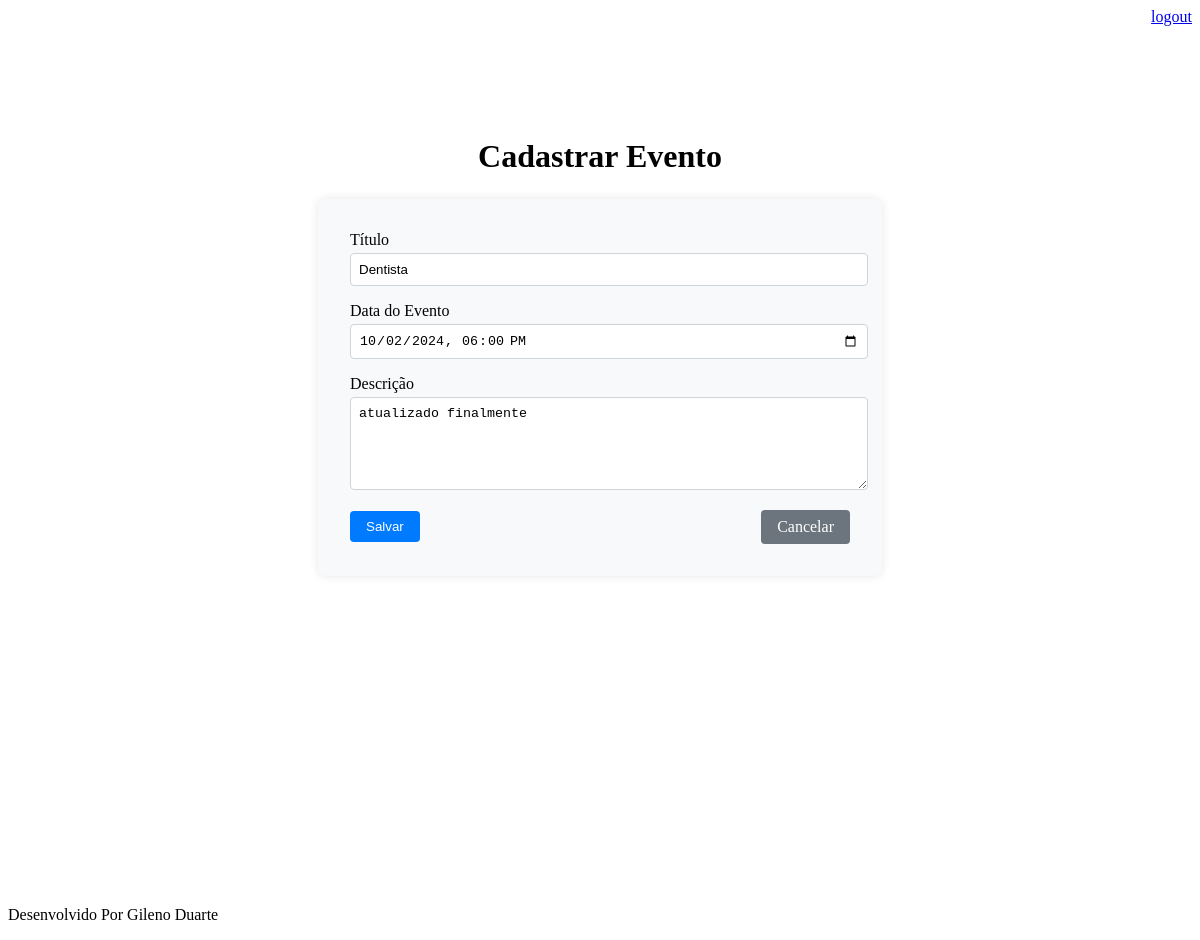
Page /agenda/evento/?id=19 (signed in) on the earlier database version.
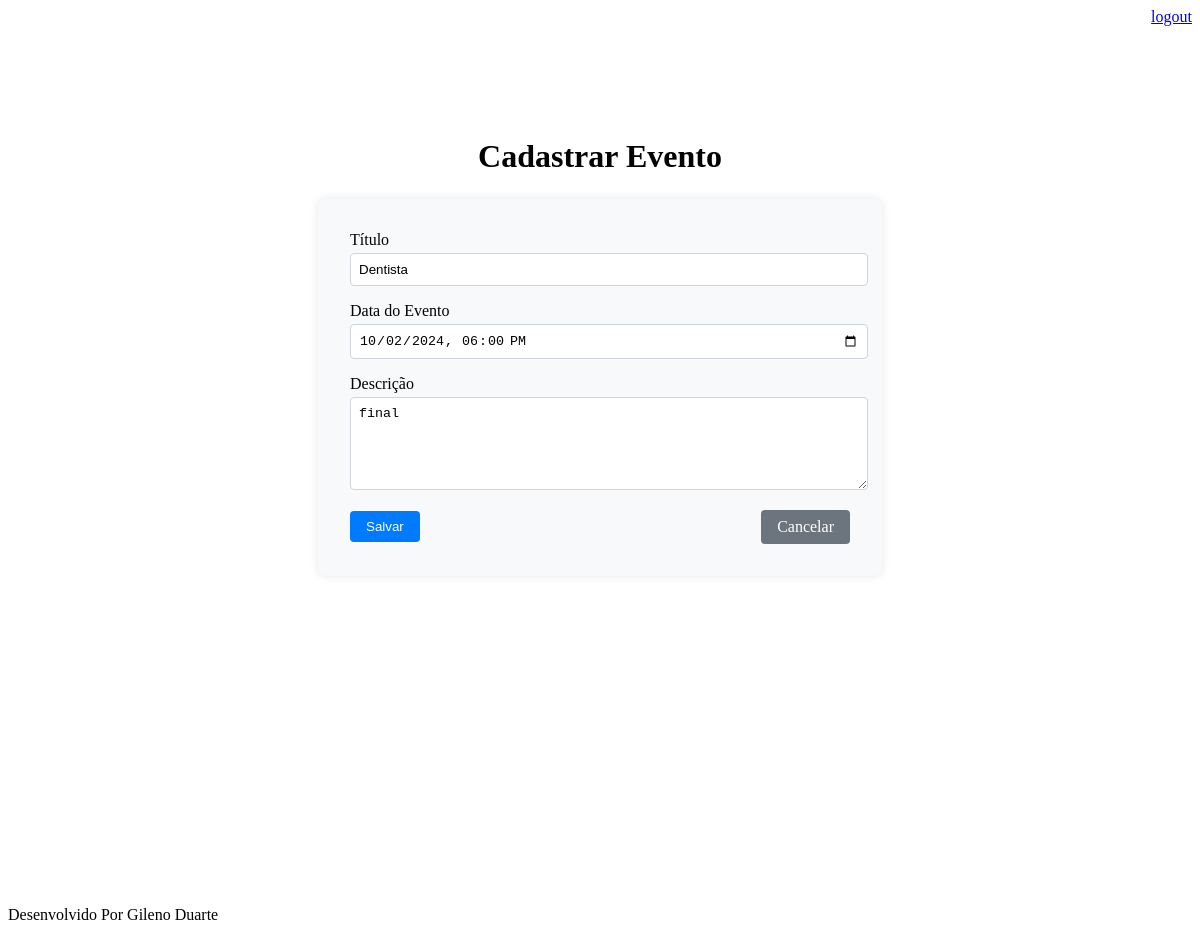
Same page on the later database version.
### core/models.py (models this page shows, shortened)
class Evento(models.Model):
    titulo=models.CharField(max_length=100)
    descricao=models.TextField(blank=True, null=True)
    data_evento = models.DateTimeField()
    data_criacao= models.DateTimeField(auto_now=True)
    usuario = models.ForeignKey(User, on_delete=models.CASCADE)
    class Meta:
        db_table = 'evento'
    def get_data_input_evento(self):
        return self.data_evento.strftime('%Y-%m-%dT%H:%M')

### core/views.py (the view)
# urls.py: path('agenda/evento/', views.evento, name='evento'),
@login_required(login_url='/login/')
def evento(request):
    id_envento = request.GET.get('id')
    dados={}
    if id_envento:
        dados['evento'] = Evento.objects.get(id=id_envento)
    return render(request,'evento.html', dados)

### templates/evento.html (shortened to what this page needs)
{% extends "model-page.html" %}
{% block content %}
    <div class="container">
            <h1>Cadastrar Evento</h1>
            <form action="submit" method="post" class="form">
                <div class="form-group">
                    <label for="titulo">Título</label>
                    <input type="text" id="titulo" name="titulo" value="{{ evento.titulo }}" class="form-control">
                </div>
                <div class="form-group">
                    <label for="data_evento">Data do Evento</label>
                    <input type="datetime-local" id="data_evento" name="data_evento" value="{{ evento.get_data_input_evento }}" class="form-control">
                </div>
                <div class="form-group">
                    <label for="descricao">Descrição</label>
                    <textarea id="descricao" name="descricao" rows="5" cols="23" class="form-control">{{ evento.descricao }}</textarea>
                </div>
                <div class="form-actions">
                    <button type="submit" class="btn btn-primary">Salvar</button>
                    <a href="/" class="btn btn-secondary">Cancelar</a>
                </div>
            </form>
    </div>
{% endblock %}

Differences in the rows shown:
changed Evento "Dentista": descricao "atualizado finalmente" → "final"
